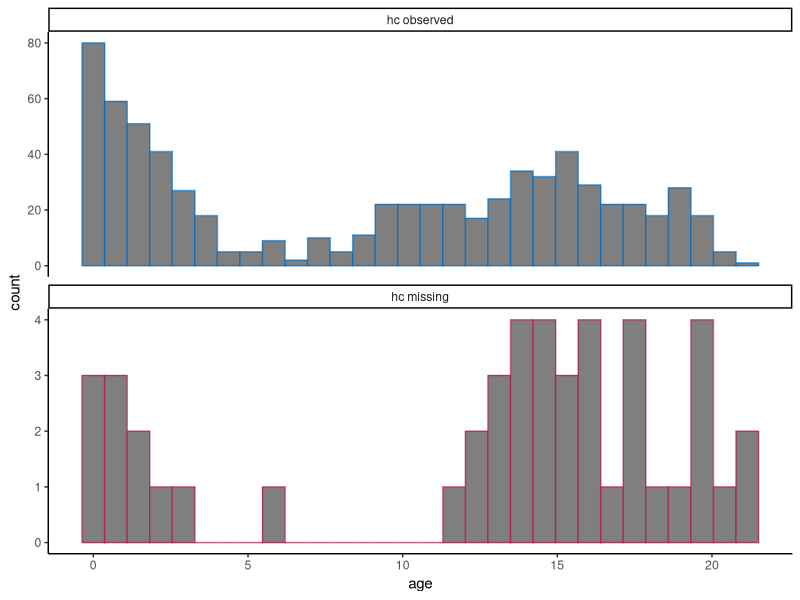
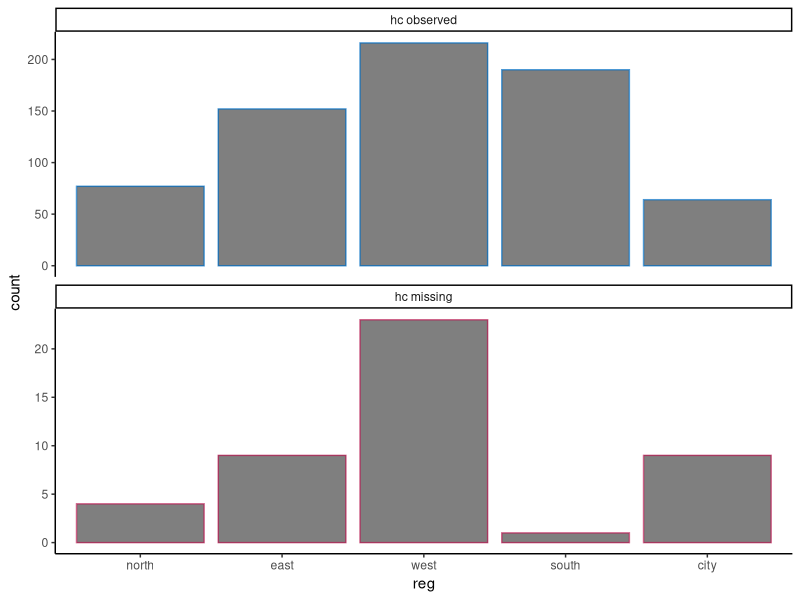
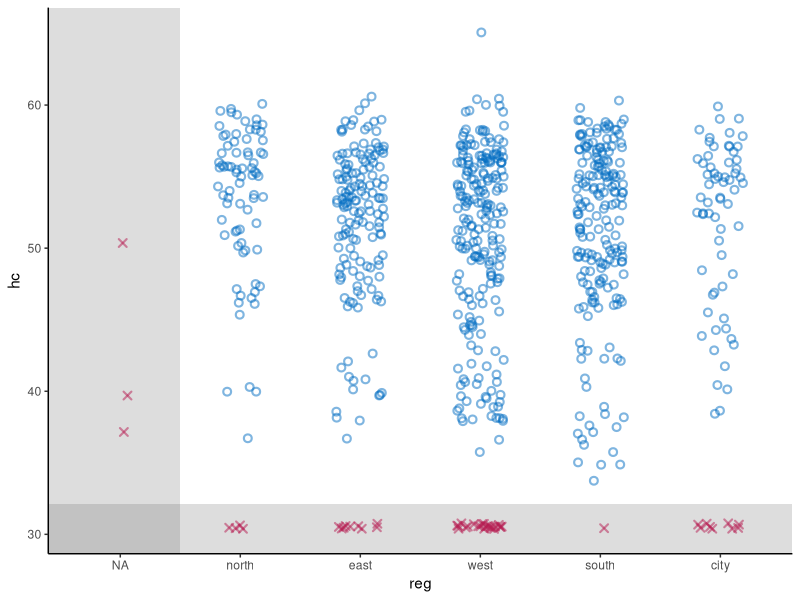
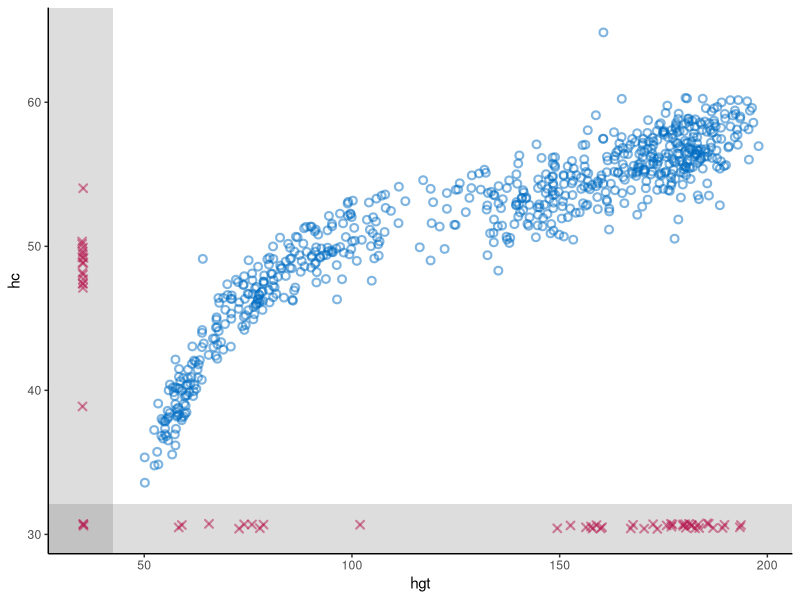
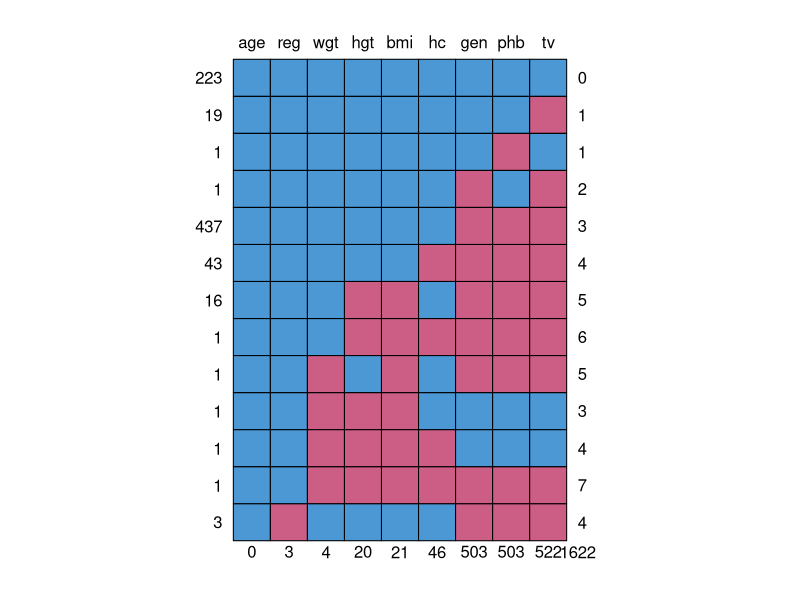
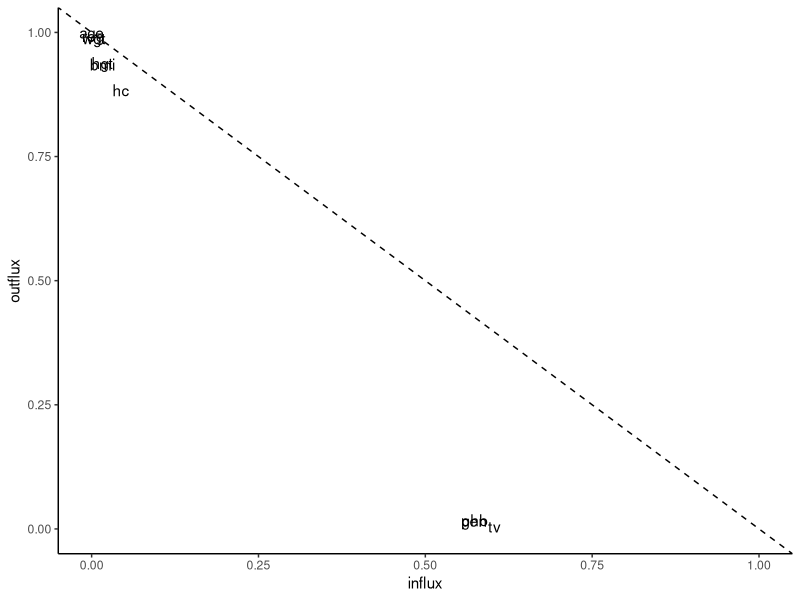

These figures' R source, in order: (Note: this script raises an error after producing the figures.)
## ---- chunk 1
knitr::opts_chunk$set(
  collapse = TRUE,
  comment = "#>"
)
## ---- chunk 2
# set-up environment
# library(shinymice)
library(tidyverse)
`%nin%` <- Negate(`%in%`)

# example dataset
dat <- mice::boys
# example mids object
imp <- mice::mice(dat, printFlag = FALSE)

# define mice theme
theme_mice <- function() {
  # move this outside of the function to unnecessary avoid re-running
  ggplot2::update_geom_defaults("point", list(
    shape = 21,
    size = 1.9,
    stroke = 1.1,
    alpha = 0.5
  ))
  ggplot2::update_geom_defaults("boxplot", list(
    size = 1
  ))
  ggplot2::update_geom_defaults("line", list(
    size = 1
  ))
  # the actual theme settings
  theme <- list(
    ggplot2::theme_classic(),
    ggplot2::theme(legend.position = "top"),
    ggplot2::scale_color_manual(
      values = c(
        "observed" = mice:::mdc(1),
        "missing" = mice:::mdc(2),
        "imputed" = mice:::mdc(2)
      )
    ),
    ggplot2::scale_fill_manual(
      values = c(
        "observed" = mice:::mdc(1),
        "missing" = mice:::mdc(2),
        "imputed" = mice:::mdc(2)
      )
    ),
    ggplot2::labs(color = NULL, fill = NULL, size = NULL)
  )
  return(theme)
}
## ---- chunk 3
# histogram/density plot
# plot_conditional <- function(dat, x, z) {
#   if (is.numeric(dat[[x]])) {
#     geom <- ggplot2::geom_density(ggplot2::aes(x = .data[[x]], y = ..count.., color = conditional))
#   } else {
#     geom <-
#       ggplot2::geom_bar(
#         ggplot2::aes(x = .data[[x]], color = conditional),
#         position = ggplot2::position_dodge(),
#         fill = "white"
#       )
#   }
#   dat %>%
#     dplyr::mutate(conditional = factor(
#       is.na(.data[[z]]),
#       levels = c(TRUE, FALSE),
#       labels = c("missing", "observed")
#     )) %>%
#     ggplot2::remove_missing(., vars = x) %>%
#     ggplot2::ggplot() +
#     geom +
#     theme_mice() +
#     ggplot2::labs(color = paste(z)) +
#     theme(legend.position = "top")
# }

plot_conditional <- function(dat, x, z) {
  # define graphing elements to add to plot
  if (is.numeric(dat[[x]])) { # for continuous variables
    geom <-
      ggplot2::geom_histogram()
  } else { # for categorical variables
    geom <-
      ggplot2::geom_bar()
  }
  
  # preprocess the data
  dat[!is.na(dat[[x]]), ] %>%
    dplyr::mutate(conditional = factor(
      is.na(.data[[z]]),
      levels = c(FALSE, TRUE),
      labels = c("observed", "missing")
    )) %>%
    # plot
    ggplot2::ggplot(ggplot2::aes(
        x = .data[[x]],
        color = conditional,
        fill = "white"
      )) +
    geom +
    # split by conditional variable
    ggplot2::facet_wrap(
      ~ conditional,
      ncol = 1,
      scales = "free_y",
      labeller = ggplot2::labeller(conditional = c(
        paste(z, "observed"), paste(z, "missing")
      ) %>% setNames(c(
        "observed", "missing"
      )))
    ) +
    # style
    theme_mice() +
    theme(legend.position = "none")
}

plot_conditional(dat, x = "age", z = "hc")
plot_conditional(dat, x = "reg", z = "hc")
## ---- chunk 4
# scatterplot
plot_bivariate <- function(dat, x, y) {
  # define graphing elements to add to plot later
  # set NA value and scale for variable x
  if (is.numeric(dat[[x]])) {
    NA_x <-
      min(dat[[x]], na.rm = TRUE) - .1 * diff(range(dat[[x]], na.rm = TRUE))
    shade_x <-
      min(dat[[x]], na.rm = TRUE) - .05 * diff(range(dat[[x]], na.rm = TRUE))
    scale_x <- NULL
  } else {
    NA_x <- "NA"
    shade_x <- 1.5
    scale_x <-
      ggplot2::scale_x_discrete(limits = c("NA", levels(dat[[x]])))
  }
  
  # set NA value and scale for variable y
  if (is.numeric(dat[[y]])) {
    NA_y <-
      min(dat[[y]], na.rm = TRUE) - .1 * diff(range(dat[[y]], na.rm = TRUE))
    shade_y <-
      min(dat[[y]], na.rm = TRUE) - .05 * diff(range(dat[[y]], na.rm = TRUE))
    scale_y <- NULL
  } else {
    NA_y <- "NA"
    shade_y <- 1.5
    scale_y <-
      ggplot2::scale_y_discrete(limits = c("NA", levels(dat[[y]])))
  }
  
  # add geom for NAs in the x space
  if (any(is.na(dat[[x]]))) {
    geom_x <- ggplot2::geom_point(
      position = ggplot2::position_jitter(width = 0.2, height = 0.2),
      color = mice:::mdc(2),
      shape = 4,
      mapping = ggplot2::aes(x = NA_x, y = .data[[y]]),
      data = dat[is.na(dat[[x]]),]
    )
  } else {
    geom_x <- NULL
  }
  
  # add geom for NAs in the y space
  if (any(is.na(dat[[y]]))) {
    geom_y <- ggplot2::geom_point(
      position = ggplot2::position_jitter(width = 0.2, height = 0.2),
      color = mice:::mdc(2),
      shape = 4,
      mapping = ggplot2::aes(x = .data[[x]], y = NA_y),
      data = dat[is.na(dat[[y]]),]
    )
  } else{
    geom_y <- NULL
  }
  
  # add geom for NAs in the x-y space
  if (any(is.na(dat[[x]]) & is.na(dat[[y]]))) {
    geom_xy <- ggplot2::geom_point(
      position = ggplot2::position_jitter(width = 0.2, height = 0.2),
      color = mice:::mdc(2),
      shape = 4,
      mapping = ggplot2::aes(x = NA_x, y = NA_y),
      data = dat[is.na(dat[[x]]) & is.na(dat[[y]]),]
    )
  } else{
    geom_xy <- NULL
  }
  
  # plot
  p <- dat %>% ggplot2::ggplot() +
    # plot observed datapoints in x-y space
    ggplot2::geom_point(
      ggplot2::aes(x = .data[[x]], y = .data[[y]]),
      position = ggplot2::position_jitter(width = 0.2, height = 0.2),
      color = mice::mdc(1)
    ) +
    # add area for NAs in the x space
    ggplot2::annotate(
      "rect",
      xmin = -Inf,
      xmax = shade_x,
      ymin = -Inf,
      ymax = Inf,
      alpha = 0.2
    ) +
    # add area for NAs in the y space
    ggplot2::annotate(
      "rect",
      xmin = -Inf,
      xmax = Inf,
      ymin = -Inf,
      ymax = shade_y,
      alpha = 0.2
    ) +
    # add NAs 
    geom_x +
    geom_y +
    geom_xy +
    # style graph
    theme_mice() +
    scale_x +
    scale_y 
  
  # output
  return(p)
}

# test
plot_bivariate(dat, x = "reg", y = "hc")
plot_bivariate(dat, x = "hgt", y = "hc") 
## ---- chunk 5
# md pattern
pat <- mice::md.pattern(dat)
(vrb <- colnames(pat))
(n_pat_obs <- as.numeric(rownames(pat)))
(n_vrb_inc <- as.numeric(pat[, ncol(pat)]))
(n_cell_mis <- pat[nrow(pat),])
## ---- chunk 6
# plot in- and outflux of incomplete data
plot_flux <- function(dat){
  flx <- mice::flux(dat)
  p <- flx %>% ggplot2::ggplot() +
    ggplot2::geom_text(
      ggplot2::aes(x = influx, y = outflux, label = rownames(flx))
    ) +
    geom_abline(intercept = 1, slope = -1, linetype = "dashed") +
    lims(x = c(0,1), y = c(0,1)) +
    theme_classic()
  return(p)
}
plot_flux(dat)
## ---- chunk 7

# make chain means and variances tidy
preprocess_thetas <- function(imp) {
  d <- imp$chainMean %>%
    dplyr::na_if(., "NaN") %>%
    as.data.frame() %>%
    dplyr::mutate(var = row.names(.), theta = "Chain means") %>%
    rbind(
      .,
      imp$chainVar %>%
        sqrt() %>%
        as.data.frame(.) %>%
        dplyr::mutate(var = row.names(.), theta = "Chain standard deviations")
    ) %>%
    tidyr::pivot_longer(-c(var, theta)) %>%
    cbind(.it = as.integer(1:imp$iteration),
          .imp = as.factor(rep(1:imp$m, each = imp$iteration)))
  return(d)
}
# test
trace_dat <- preprocess_thetas(imp)

trace_one_variable <- function(d, x) {
  # plot one variable
  p <- d[d$var == x,] %>%
    ggplot2::ggplot() +
    ggplot2::geom_line(ggplot2::aes(x = .it, y = value, color = .imp)) +
    ggplot2::facet_wrap( ~ theta, scales = "free", ncol = 2) +
    ggplot2::theme_classic() +
    ggplot2::theme(
      strip.background = element_rect(colour = "white"),
      strip.text = element_text(face = "bold", size = 11)
    ) +
    ggplot2::labs(x = "Iteration",
                  y = paste0("Variable: '", x, "'"),
                  color = "Imputation")
  # show message to user when variable is completely observed
  if (all(is.na(p$data$value))) {
    p <-
      p + ggplot2::geom_text(ggplot2::aes(
        x = median(as.numeric(d$.imp)),
        y = 0,
        label = "No \n imputations \n to show"
      ),
      color = "grey")
  }
  return(p)
}
#test
trace_one_variable(trace_dat, x = "hgt")
trace_one_variable(trace_dat, x = "age")
## ---- chunk 8
# preprocess
prepare_plotting <- function(mids, x, y = NULL) {
  # preprocess incomplete data
  d <-
    mids$data %>%
    dplyr::mutate(.id = rownames(.)) %>%
    .[c(x, y, ".id")] %>%
    cbind(.imp = 0)
  
  # preprocess imputations
  imps <- mids$imp[[x]] %>%
    dplyr::mutate(.id = row.names(.)) %>%
    tidyr::pivot_longer(
      cols = 1:mids$m,
      names_to = ".imp",
      values_to = x,
      names_transform = list(.imp = as.numeric)
    ) 
  
  # combine incomplete and imputed data
    cd <- d %>%
      dplyr::bind_rows(., imps) %>%
      dplyr::mutate(imputed = ifelse(.imp > 0, 'imputed', 'observed'))
  
  # output
  return(cd)
}

# test 
x = "hc"
y = "reg"
plot_dat <- prepare_plotting(mids = imp, x = x, y = y)
# # with second variable
# plot_dat2 <- prepare_plotting(mids = imp, x = y, y = x)
# a <- dplyr::full_join(plot_dat, plot_dat2)
## ---- chunk 9
# stripplot
m = 5
geom_stripplot <- function(x, m, ...) {
  p <- list(
    ggplot2::geom_jitter(
      ggplot2::aes(
        x = as.factor(.data$.imp),
        y = .data[[x]],
        color = .data$imputed
      ),
      height = 0,
      width = 0.25, 
      ...
    ),
    ggplot2::scale_x_discrete(limits = as.character(0:m)),
    ggplot2::labs(
      x = "Imputation (0 = observed data)",
      y = paste0("Variable: '", x, "'"),
      color = "",
      fill = "",
      size = ""
    )
  )
  return(p)
}

plot_dat %>%
  ggplot2::ggplot() +
  geom_stripplot(x, m)
## ---- chunk 10

plot_dat %>%
  ggplot2::ggplot() +
  geom_stripplot(x, m) +
  theme_mice()
## ---- chunk 11
geom_bwplot <- function(x, m){
  list(
    ggplot2::geom_boxplot(
      ggplot2::aes(
        x = as.factor(.data$.imp),
        y = .data[[x]],
        color = .data$imputed
      ),
      width = 0.5
    ),
    ggplot2::scale_x_discrete(limits = as.character(0:m)),
    ggplot2::xlab(
      "Imputation (0 = observed data)")
    )
}

plot_dat %>% 
  ggplot2::ggplot() +
  geom_bwplot(x, m = imp$m) + 
  theme_mice()

# try to combine this with the stripplot??
plot_dat %>%
  ggplot2::ggplot() +
  geom_bwplot(x, m) + 
  geom_stripplot(x, m, alpha = 0.1) +
  theme_mice()

## ---- chunk 12
geom_densityplot <- function(x, m){
  list(ggplot2::geom_density(
    ggplot2::aes(
    x = .data[[x]],
    group = .data$.imp,
    color = .data$imputed,
    size = .data$imputed)),
    ggplot2::scale_size_manual(guide = "none", values = c(0.5, 1) %>% setNames(c("imputed", "observed")))
)}


plot_dat %>%  
  ggplot2::ggplot() +
  geom_densityplot(x, m = imp$m) + 
  theme_mice()


## ---- chunk 13
# At some point, try to do this for histograms too? See https://github.com/amices/shinyMice/blob/Enhancements/R/gg.barplot.R

# geom_densityplot <- function(x, m){
#   list(ggplot2::geom_density(
#     ggplot2::aes(
#     x = .data[[x]],
#     group = .data$.imp,
#     color = .data$imputed,
#     size = .data$imputed)),
#     ggplot2::scale_size_manual(values = c(0.5, 1) %>% setNames(c("imputed", "observed")))
# )}
# 
# plot_dat %>% 
#   ggplot2::ggplot() +
#   geom_densityplot(x, m = imp$m) + 
#   theme_mice()
## ---- chunk 14
# better preprocessing function??
x = "hgt"
y = "hc"

# extract imputations
imps <- imp %>%
  mice::complete("long")

preprocess_imps <- function(imp, x, y = NULL) {
  if (is.null(y)) {
    y <- x
  }
  # combine observed and imputed data
  xy_obs <- imp$data %>%
    cbind(datapoint = "observed",
          .imp = 0,
          .id = 1:nrow(.),
          .) %>%
    .[!is.na(imp$data[[x]]) &
        !is.na(imp$data[[y]]), ]
  xy_imps <- imps %>% 
    cbind(datapoint = "imputed", .) %>% 
    .[imps$.id %nin% xy_obs$.id,]
  xy_dat <- rbind(xy_obs, xy_imps)
  return(xy_dat)
}


xy_dat <- imp %>% preprocess_imps(x = "hgt", y = "hc")
# two implementations, last one is more efficient
# xy_obs %>%
#   ggplot2::ggplot(ggplot2::aes(
#     x = .data[[x]],
#     y = .data[[y]],
#     group = .id,
#     color = datapoint
#   )) +
#   ggplot2::geom_point() +
#   ggplot2::geom_point(data = xy_imps)  +
#   theme_mice() +
#   labs(color = NULL)

xy_dat %>%
  ggplot2::ggplot() +
  ggplot2::geom_point(ggplot2::aes(
    x = .data[[x]],
    y = .data[[y]],
    group = .id,
    color = datapoint
  )) +
  theme_mice() +
  labs(color = NULL)

# geom_scatter <- ggplot2::geom_point(ggplot2::aes(
#     x = .data[[x]],
#     y = .data[[y]],
#     group = .id,
#     color = datapoint
#   ))

# maybe do something like this for the other imp plots??
x = "hc"
imp %>% preprocess_imps(x) %>% 
  ggplot2::ggplot() +
  theme_mice() +
  ggplot2::geom_boxplot(
      ggplot2::aes(
        x = as.factor(.data$.imp), #x = factor(.data$.imp, levels = c(0, 1:imp$m), ordered = TRUE), use icw   scale_x_discrete(drop=FALSE)
        y = .data[[x]],
        color = .data$datapoint
      ),
      width = 0.5
    ) +
  ggplot2::geom_jitter(
      ggplot2::aes(
        x = as.factor(.data$.imp),
        y = .data[[x]],
        color = .data$datapoint
      ),
      height = 0,
      width = 0.25,
      alpha = 0.1) +
  ggplot2::xlab("Imputation (0 = observed data)") 


## ---- chunk 15
# get the predictor matrix and add the rownames as variable
(pred <- imp$predictorMatrix %>% as.data.frame() %>% cbind(vrb_to_imp = rownames(.), .))
# make the data tidy to plot
(long_pred <- pivot_longer(pred, cols = names(pred)[-1], names_to = "vrb_as_pred"))
# plot the predictor matrix 
long_pred %>% ggplot() + geom_raster(aes(x = vrb_as_pred, y = vrb_to_imp, fill = as.factor(value)))
